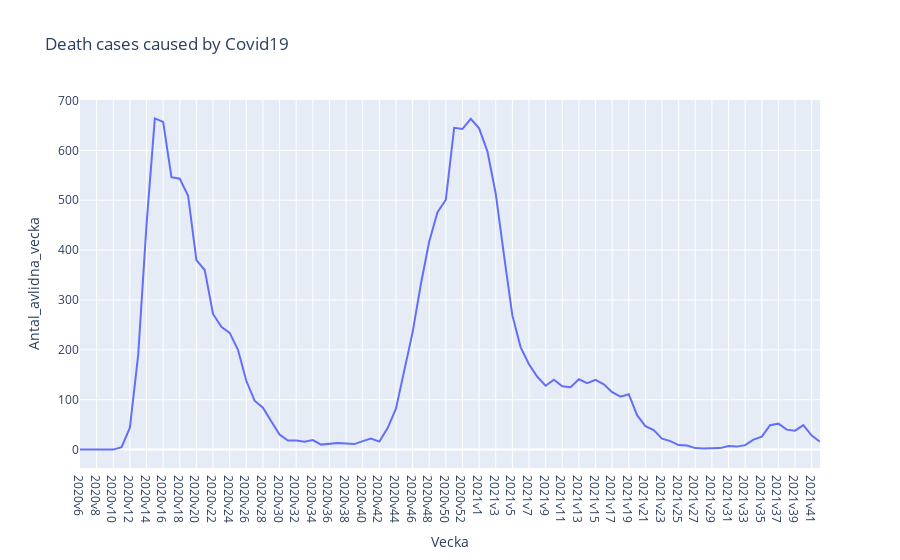

Notebook cell for this chart:
### Markdown cell above
För deluppgifterna c-f, använd både Seaborn och Plotly express. För Seaborn, använd subplots så du får 2x2 grid med graferna.
- c) Rita en linjediagram som visar avlidna fall per vecka från 2020v6 till nu.

### Code cell
fig = px.line(covid19, x="Vecka", y="Antal_avlidna_vecka", title='Death cases caused by Covid19')
fig.show()

### Figure 1 — Plotly figure (JSON) as saved in the notebook; plotly's stock layout.template omitted (floating-point values rounded to 4 significant figures)
{"data": [{"hovertemplate": "Vecka=%{x}<br>Antal_avlidna_vecka=%{y}<extra></extra>", "legendgroup": "", "line": {"color": "#636efa", "dash": "solid"}, "marker": {"symbol": "circle"}, "mode": "lines", "name": "", "orientation": "v", "showlegend": false, "type": "scatter", "x": ["2020v6", "2020v7", "2020v8", "2020v9", "2020v10", "2020v11", "2020v12", "2020v13", "2020v14", "2020v15", "2020v16", "2020v17", "2020v18", "2020v19", "2020v20", "2020v21", "2020v22", "2020v23", "2020v24", "2020v25", "2020v26", "2020v27", "2020v28", "2020v29", "2020v30", "2020v31", "2020v32", "2020v33", "2020v34", "2020v35", "2020v36", "2020v37", "2020v38", "2020v39", "2020v40", "2020v41", "2020v42", "2020v43", "2020v44", "2020v45", "2020v46", "2020v47", "2020v48", "2020v49", "2020v50", "2020v51", "2020v52", "2020v53", "2021v1", "2021v2", "2021v3", "2021v4", "2021v5", "2021v6", "2021v7", "2021v8", "2021v9", "2021v10", "2021v11", "2021v12", "2021v13", "2021v14", "2021v15", "2021v16", "2021v17", "2021v18", "2021v19", "2021v20", "2021v21", "2021v22", "2021v23", "2021v24", "2021v25", "2021v26", "2021v27", "2021v28", "2021v29", "2021v30", "2021v31", "2021v32", "2021v33", "2021v34", "2021v35", "2021v36", "2021v37", "2021v38", "2021v39", "2021v40", "2021v41", "2021v42"], "xaxis": "x", "y": [0, 0, 0, 0, 0, 5, 44, 190, 451, 664, 657, 546, 543, 509, 380, 360, 272, 246, 234, 200, 138, 98, 84, 57, 30, 18, 18, 16, 19, 10, 12, 13, 12, 11, 17, 22, 16, 43, 82, 157, 235, 332, 417, 476, 501, 645, 643, 663, 644, 598, 513, 389, 269, 205, 171, 146, 128, 140, 127, 125, 141, 133, 140, 131, 115, 106, 111, 69, 47, 39, 22, 17, 9, 8, 3, 2, 3, 3, 7, 6, 9, 20, 26, 49, 52, 40, 38, 49, 28, 16], "yaxis": "y"}], "layout": {"legend": {"tracegroupgap": 0}, "title": {"text": "Death cases caused by Covid19"}, "xaxis": {"anchor": "y", "domain": [0, 1], "title": {"text": "Vecka"}}, "yaxis": {"anchor": "x", "domain": [0, 1], "title": {"text": "Antal_avlidna_vecka"}}}}
